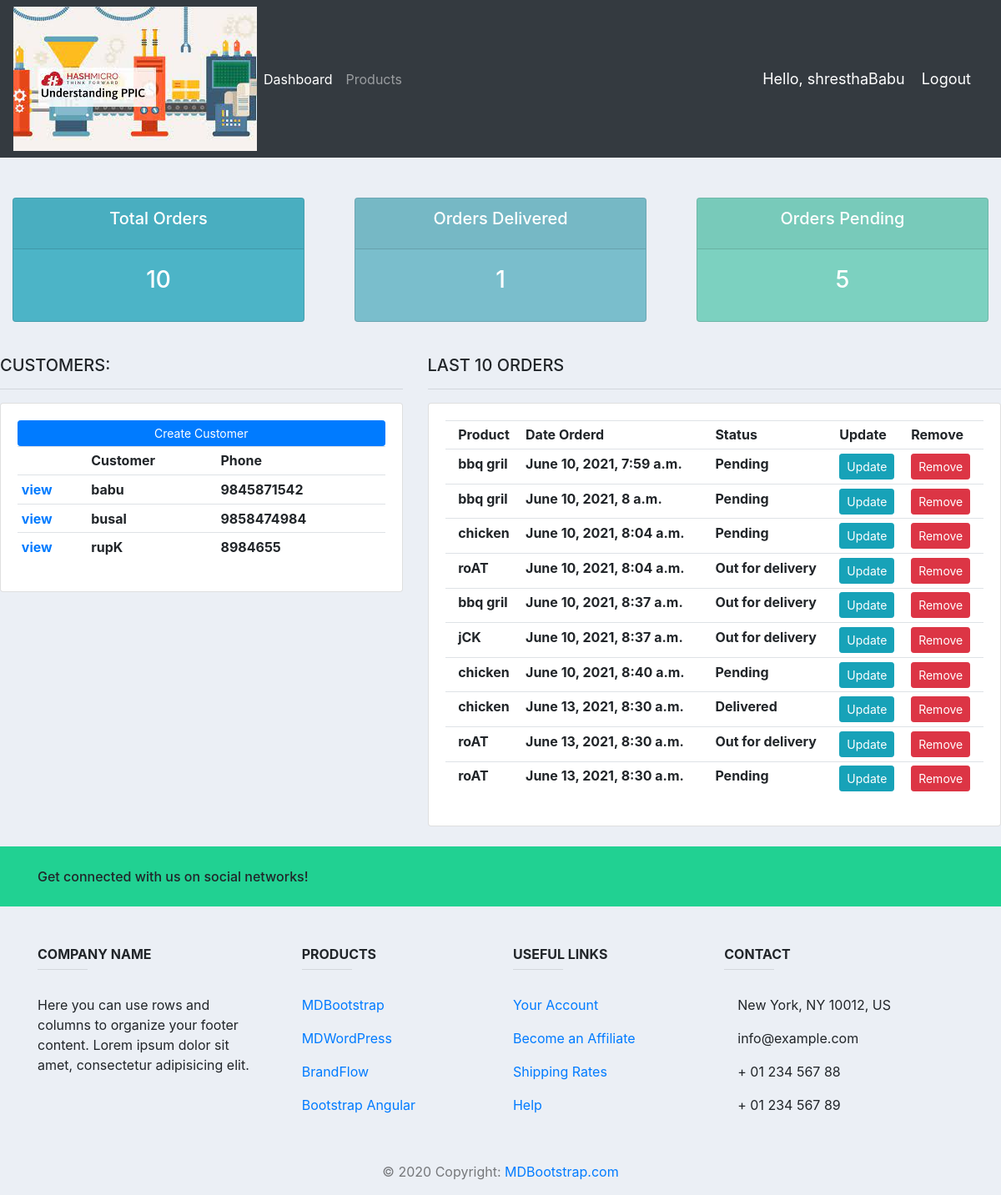
The app's page / (signed in) with its own data.
### accounts/models.py (models this page shows, shortened)
class Customer(models.Model):
    user = models.OneToOneField(User,null=True,blank= True,on_delete=models.CASCADE)
    name = models.CharField(max_length=200)
    phone = models.CharField(max_length=10)
    email = models.CharField(max_length=100)
    profile_pic=models.ImageField(null=True,default='download.jpeg', blank=True)
    dateCreated = models.DateTimeField(auto_now_add=True, null= True)

class Order(models.Model):
    STATUS = (
        ('Pending','Pending'),
        ('Out for delivery','Out for delivery'),
        ('Delivered','Delivered'),
    )
    customer= models.ForeignKey(Customer, null=True, on_delete=models.SET_NULL)
    product=models.ForeignKey(Product, null=True, on_delete=models.SET_NULL)
    dateCreated=  models.DateTimeField(auto_now_add=True, null= True)
    status = models.CharField(max_length=200,null=True, choices=STATUS)
    note = models.CharField(max_length=200,null=True,)

class Product(models.Model):
    CATEGORY=(
        ('Indoor','Indoor'),
        ('Outdoor','Outdoor'),
    )
    name = models.CharField(max_length=200)
    price= models.FloatField(null=True)
    category= models.CharField(max_length=200, null=True, choices=CATEGORY)
    description= models.CharField(max_length=200, null=True, blank=True)
    dateCreated=  models.DateTimeField(auto_now_add=True, null= True)
    tag = models.ManyToManyField(Tag)
    def __str__(self):
        return self.name

### accounts/decorator.py (the view)
	def wrapper_function(request, *args, **kwargs):
		group = None
		if request.user.groups.exists():
			group = request.user.groups.all()[0].name
		if group == 'customer':
			return redirect('user')
		if group == 'admin':
			return view_func(request, *args, **kwargs)

### accounts/decorator.py (called while the page is built)
def admin_only(view_func):
	def wrapper_function(request, *args, **kwargs):
		group = None
		if request.user.groups.exists():
			group = request.user.groups.all()[0].name
		if group == 'customer':
			return redirect('user')
		if group == 'admin':
			return view_func(request, *args, **kwargs)
	return wrapper_function

### accounts/views.py (called while the page is built)
@login_required(login_url='login')
@admin_only
def dashboard(request):
	orders = Order.objects.all()
	customers = Customer.objects.all()
	total_customers = customers.count()
	total_orders = orders.count()
	delivered = orders.filter(status='Delivered').count()
	pending = orders.filter(status='Pending').count()
	context = {'orders':orders, 'customers':customers,
	'total_orders':total_orders,'delivered':delivered,
	'pending':pending }
	return render(request, 'accounts/dashboard.html', context)

### accounts/templates/accounts/dashboard.html
{%  extends 'accounts/main.html' %}
{% block content %}
{%  include 'accounts/status.html' %}
<br>
<div class="row">
	<div class="col-md-5">
		<h5>CUSTOMERS:</h5>
		<hr>
		<div class="card card-body">
			<a class="btn btn-primary  btn-sm btn-block" href="">Create Customer</a>
			<table class="table table-sm">
				<tr>
					<th></th>
					<th>Customer</th>
					<th>Phone</th>
				</tr>
				{% for customer in customers%}
				<tr>
					<th><a href="{% url 'customer' customer.id %}">view</a></th>
					<th>{{customer.name}}</th>
					<th>{{customer.phone}}</th>
				</tr>
				{% endfor %}
			</table>
		</div>
	</div>
	<div class="col-md-7">
		<h5>LAST 10 ORDERS</h5>
		<hr>
		<div class="card card-body">
			<table class="table table-sm">
				<tr>
					<th></th>
					<th>Product</th>
					<th>Date Orderd</th>
					<th>Status</th>
					<th>Update</th>
					<th>Remove</th>
				</tr>
				{% for order in orders %}
				<tr>
					<th></th>
					<th>{{order.product}}</th>
					<th>{{order.dateCreated}}</th>
					<th>{{order.status}}</th>
					<th><a class="btn btn-sm btn-info" href="{% url 'update_order' order.id %}">Update</a></th>
					<th><a class="btn btn-sm btn-danger" href="{% url 'delete_order' order.id %}">Remove</a></th>
				</tr>
				{% endfor %}
			</table>
		</div>
	</div>
</div>
{% endblock %}

### accounts/templates/accounts/navBar.html (shortened to what this page needs)
{% load static %}
<nav class="navbar navbar-expand-lg navbar-dark bg-dark">
 <img src="{% static 'images/download.jpeg' %}">
  <div class="collapse navbar-collapse" id="navbarNav">
    <ul class="navbar-nav">
      {% if request.user.is_staff %}
      <li class="nav-item active">
        <a class="nav-link" href="{% url 'dashboard' %}">Dashboard</a>
      </li>
      <li class="nav-item">
        <a class="nav-link" href="{% url 'product' %}">Products</a>
      </li>
      {% else %}
       <li class="nav-item">
        <a class="nav-link" href="{% url 'account' %}">Settings</a>
      </li>
      {% endif %}
    </ul>
  </div>
  <span class="hello-msg">Hello, {{request.user}}</span>
  <span ><a  class="hello-msg" href="{% url 'logout' %}">Logout</a></span>
</nav>

### static/css/main.css (style rules this page uses)
body { background-color: #ebeff5; }

### accounts/templates/accounts/navBar.html (style rules this page uses)
.hello-msg { font-size: 18px; color: #fff; margin-right: 20px; }

### records on screen
Customer: name "babu", phone "9845871542"
Customer: name "busal", phone "9858474984"
Customer: name "rupK", phone "8984655"
Order: product "bbq gril", dateCreated "June 10, 2021, 7:59 a.m.", status "Pending"
Order: product "bbq gril", dateCreated "June 10, 2021, 8 a.m.", status "Pending"
Order: product "chicken", dateCreated "June 10, 2021, 8:04 a.m.", status "Pending"
Order: product "roAT", dateCreated "June 10, 2021, 8:04 a.m.", status "Out for delivery"
Order: product "bbq gril", dateCreated "June 10, 2021, 8:37 a.m.", status "Out for delivery"
Order: product "jCK", dateCreated "June 10, 2021, 8:37 a.m.", status "Out for delivery"
Order: product "chicken", dateCreated "June 10, 2021, 8:40 a.m.", status "Pending"
Order: product "chicken", dateCreated "June 13, 2021, 8:30 a.m.", status "Delivered"
Order: product "roAT", dateCreated "June 13, 2021, 8:30 a.m.", status "Out for delivery"
Order: product "roAT", dateCreated "June 13, 2021, 8:30 a.m.", status "Pending"

### other values on screen
{{ request.user }} "shresthaBabu"
{{ total_orders }} "10"
{{ delivered }} "1"
{{ pending }} "5"
